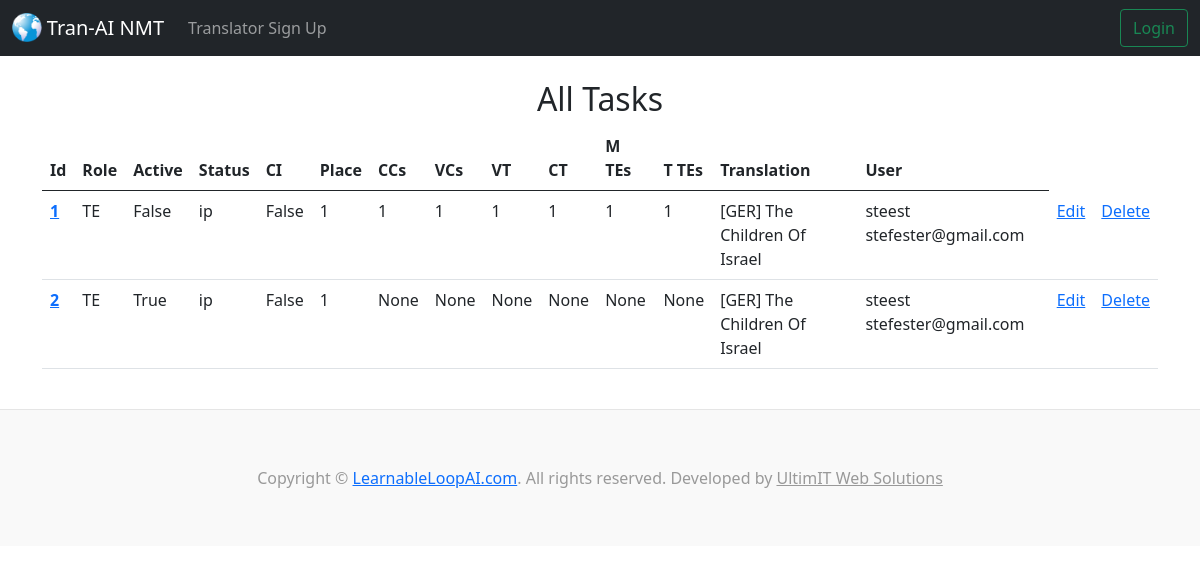
/tasks/, run on an earlier commit of the app's database.
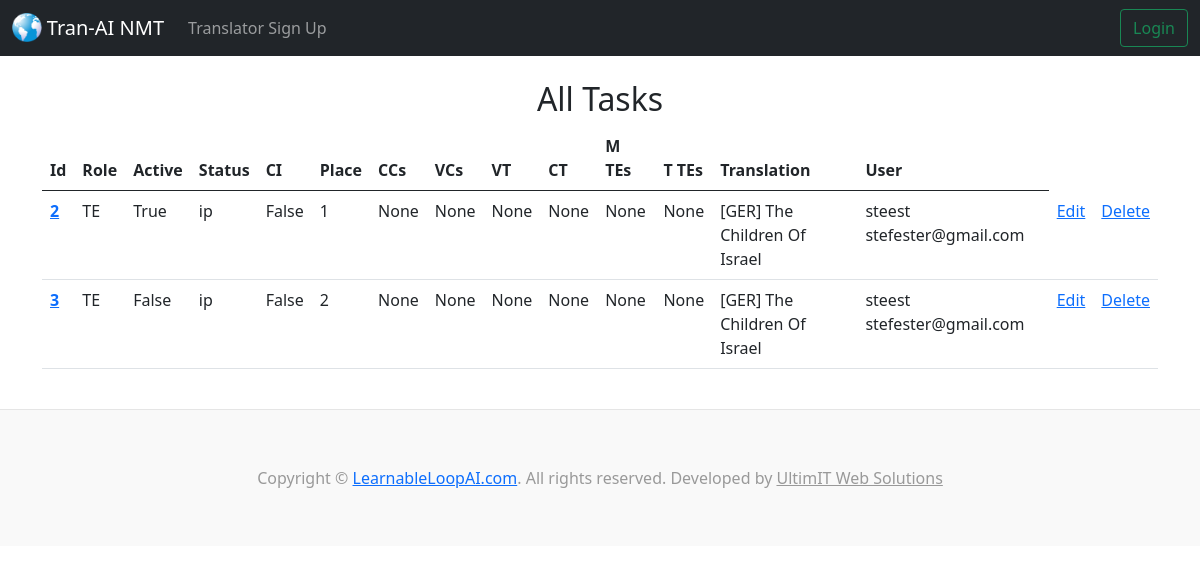
And on a later commit of the database.
### tranai/models.py (models this page shows, shortened)
class Task(models.Model):
  class Role(models.TextChoices):
    EP = 'EP', _('English Provider (EP)')
    EE = 'EE', _('English Editor (EE)')
    NT = 'NT', _('No Translator (NT)')
    MT = 'MT', _('Machine Translator (MT)')
    HT = 'HT', _('Human Translator (HT)')
    TE = 'TE', _('Translation Editor (TE)')
    SE = 'SE', _('Scripture Editor (SE)')
    PE = 'PE', _('Poetry Editor (PE)')
    CE = 'CE', _('Chief Editor (CE)')
    LA = 'LA', _('Language Administrator (LA)')
  class Status(models.TextChoices):
    ip = 'ip', _('In Process (ip)')
    cd = 'cd', _('Completed (cd)')
    te = 'te', _('TE editing (te)')
    ce = 'ce', _('CE editing (ce)')
    qe = 'qe', _('QE editing (qe)')
    pg = 'pg', _('Publishing (pg)')
    pd = 'pd', _('Published (pd)')
    pr = 'pr', _('Pruned (pr)')
  translation = models.ForeignKey(Translation, blank=False, null=False, on_delete=models.DO_NOTHING, related_name='tasks')
  user = models.ForeignKey(User, blank=False, null=False, on_delete=models.DO_NOTHING, related_name='tasks')
  role = models.CharField('Role', max_length=2, validators=[MinLengthValidator(2), MaxLengthValidator(2)], choices=Role.choices, default=Role.TE, blank=False, null=False,)
  active = models.BooleanField('Active', default=False)
  place = models.IntegerField('Place', default=1, validators=[MinValueValidator(1)], blank=False, null=False,)
  ci = models.BooleanField('Content imported', default=False)
  status = models.CharField('Status', max_length=2, validators=[MinLengthValidator(2), MaxLengthValidator(2)], choices=Status.choices, default=Status.ip, blank=False, null=False,)
  ccs = models.IntegerField('Final Create additions', blank=True, null=True,)
  ccs_k = models.IntegerField('- by klearing', blank=True, null=True,)
  ccs_m = models.IntegerField('- by modding', blank=True, null=True,)
  vcs = models.IntegerField('Final Vote additions', blank=True, null=True,)
  vcs_a = models.IntegerField('- by accepting', blank=True, null=True,)
  vcs_c = models.IntegerField('- by creating', blank=True, null=True,)
  vcs_t = models.IntegerField('- by topping', blank=True, null=True,)
  vcs_p = models.IntegerField('- by picking', blank=True, null=True,)
  ct = models.IntegerField('Final Create time (s)', blank=True, null=True,)
  vt = models.IntegerField('Final Vote time (s)', blank=True, null=True,)
  majtes = models.IntegerField('Final Majority Top Changes', blank=True, null=True,)
  tietes = models.IntegerField('Final Tie Top Changes', blank=True, null=True,)
  notes = models.CharField('Notes', max_length=200, blank=True, null=True,)

class Translation(models.Model):
  class Transcription(models.TextChoices):
    ANDES = 'A', _('Andes')
    MAMALIS = 'M', _('Mamalis')
  lan = models.CharField('Language', max_length=3)
  tran_title = models.CharField('Translated title', max_length=70)
  descrip = models.TextField('Description', blank=True, null=True, max_length=500)
  blkc = models.IntegerField('Block count')
  subc = models.IntegerField('Sub-block count')
  senc = models.IntegerField('Sentence count')
  xcrip = models.CharField('Transcription', max_length=1, choices=Transcription.choices, default=Transcription.ANDES, blank=False,)
  li = models.BooleanField('Lookup imported (eng) / translate contributions randomized (oth)')
  pubdate = models.DateField('Publication date')
  version = models.CharField('Version', max_length=20)
  document = models.ForeignKey(Document, blank=True, null=True, on_delete=models.CASCADE, related_name='translations')
  eng_tran = models.ForeignKey('self', blank=True, null=True, on_delete=models.CASCADE,)
  def __str__(self):
    return self.tran_title

class User(models.Model):
  email = models.EmailField('Email')
  username = models.CharField('Username', max_length=30)
  admin = models.BooleanField('Admin', default=False)
  cur_assign_id = models.IntegerField('current Assignment ID', blank=True, null=True)
  def __str__(self):
    return self.username + ' ' + self.email

### tranai/views.py (the view)
# urls.py: path('tasks/', views.index_tasks, name='index-tasks'),
def index_tasks(request):
  task_list = Task.objects.all()
  return render(request, 'tranai/index_tasks.html', {'task_list': task_list})

### tranai/templates/tranai/index_tasks.html
{% extends 'tranai/base.html' %}
{% block content %}
<center><h2>All Tasks</h2></center>
<table class="table table-hover">
  <thead>
    <tr>
      <th scope="col">Id</th>
      <th scope="col">Role</th>
      <th scope="col">Active</th>
      <th scope="col">Status</th>
      <th scope="col">CI</th>
      <th scope="col">Place</th>
      <th scope="col">CCs</th>
      <th scope="col">VCs</th>
      <th scope="col">VT</th>
      <th scope="col">CT</th>
      <th scope="col">M TEs</th>
      <th scope="col">T TEs</th>
      <th scope="col">Translation</th>
      <th scope="col">User</th>
    </tr>
  </thead>
  <tbody>
{% for task in task_list %}
    <tr>
      <th scope="row"><a href="{% url 'show-task' task.id %}">{{ task.id }}</a></th>
      <td>{{ task.role }}</td>
      <td>{{ task.active }}</td>
      <td>{{ task.status }}</td>
      <td>{{ task.ci }}</td>
      <td>{{ task.place }}</td>
      <td>{{ task.ccs }}</td>
      <td>{{ task.vcs }}</td>
      <td>{{ task.vt }}</td>
      <td>{{ task.ct }}</td>
      <td>{{ task.majtes }}</td>
      <td>{{ task.tietes }}</td>
      <td>{{ task.translation }}</td>
      <td>{{ task.user }}</td>
      <td><a href="{% url 'update-task' task.id %}">Edit</a></td>
      <td><a href="{% url 'delete-task' task.id %}">Delete</a></td>
    </tr>
{% endfor %}
  </tbody>
</table>
{% endblock %}

### tranai/templates/tranai/base.html (shortened to what this page needs)
{% load static %}
<!doctype html>
<html lang="en">
  <head>
    <link href="https://cdn.jsdelivr.net/npm/bootstrap@5.0.2/dist/css/bootstrap.min.css" rel="stylesheet">
    <link rel="stylesheet" href="https://cdnjs.cloudflare.com/ajax/libs/font-awesome/5.15.3/css/all.min.css" />
    <link rel="stylesheet" href="{% static 'tranai/custom.css' %}">
  </head>
  <body>
    {% include 'tranai/navbar.html' %}
    <br/>
    <div class="container">
    {% block content %}
    {% endblock %}
    </div>
    <br>
    {% include 'tranai/footer.html' %}
  </body>
</html>

### tranai/templates/tranai/navbar.html (shortened to what this page needs)
{% load static %}
<nav class="navbar navbar-expand-lg navbar-dark bg-dark">
  <div class="container-fluid">
    <a class="navbar-brand" href="{% url 'home' %}"><img src="{% static 'tranai/logo.png' %}" width="29.6" height="29.2" class="d-inline-block align-top" alt="">
      Tran-AI NMT</a>
    <div class="collapse navbar-collapse" id="navbarSupportedContent">
      <ul class="navbar-nav me-auto mb-2 mb-lg-0">
        {% if user.is_authenticated %}
        <li class="nav-item dropdown">
          <a class="nav-link dropdown-toggle" href="#" id="navbarDropdown" role="button" data-bs-toggle="dropdown" aria-expanded="false">
            All
          </a>
          <ul class="dropdown-menu" aria-labelledby="navbarDropdown">
            <li><a class="dropdown-item" href="{% url 'index-documents' %}">Documents</a></li>
            <li><a class="dropdown-item" href="{% url 'index-all-translations' %}">Translations</a></li>
            <li><a class="dropdown-item" href="{% url 'index-tasks' %}">Tasks</a></li>
            <li><hr class="dropdown-divider"></li>
            <li><a class="dropdown-item" href="#">Users</a></li>
          </ul>
        </li>
        <li class="nav-item dropdown">
          <a class="nav-link dropdown-toggle" href="#" id="navbarDropdown" role="button" data-bs-toggle="dropdown" aria-expanded="false">
            Actions
          </a>
          <ul class="dropdown-menu" aria-labelledby="navbarDropdown">
            <li><a class="dropdown-item" href="{% url 'create-document' %}">New Document</a></li>
            <li><a class="dropdown-item" href="{% url 'create-document' %}">New User</a></li>
            <li><hr class="dropdown-divider"></li>
            <li><a class="dropdown-item" href="#">Help</a></li>
          </ul>
        </li>
        <li class="nav-item">
          <a class="nav-link" href="{% url 'logout' %}">Logout</a>
        </li>
        {% else %}
        <li class="nav-item">
          <a class="nav-link" href="{% url 'register' %}">Translator Sign Up</a>
        </li>
        {% endif %}
      </ul>
      {% if user.is_authenticated %}
      <a class="btn btn-outline-success" href="{% url 'logout' %}">Logout</a>&nbsp;&nbsp;
      <a class="btn btn-outline-success" href="{% url 'home' %}">Profile</a>
{% else %}
      <a class="btn btn-outline-success" href="{% url 'login' %}">Login</a>
{% endif %}
    </div>
  </div>
</nav>

### tranai/templates/tranai/footer.html (shortened to what this page needs)
<footer class="blog-footer">
  <p>Copyright &copy; {{current_year}} <a href="http://www.learnableloopai.com/">LearnableLoopAI.com</a>. All rights reserved. Developed by <a href="http://www.ultimit.us" style="color: #999999;">UltimIT Web Solutions</a></p>
</footer>

### tranai/static/tranai/custom.css (style rules this page uses)
.blog-footer { padding: 2.5rem 0; color: #999; text-align: center; background-color: #f9f9f9; border-top: .05rem solid #e5e5e5; }

What changed in the data, as far as the page shows it:
removed Task: id "1", role "TE", active "False", status "ip", ci "False", place "1", ccs "1", vcs "1", vt "1", ct "1", majtes "1", tietes "1", translation "[GER] The Children Of Israel", user "steest stefester@gmail.com"
added Task: id "3", role "TE", active "False", status "ip", ci "False", place "2", ccs "None", vcs "None", vt "None", ct "None", majtes "None", tietes "None", translation "[GER] The Children Of Israel", user "steest stefester@gmail.com"
